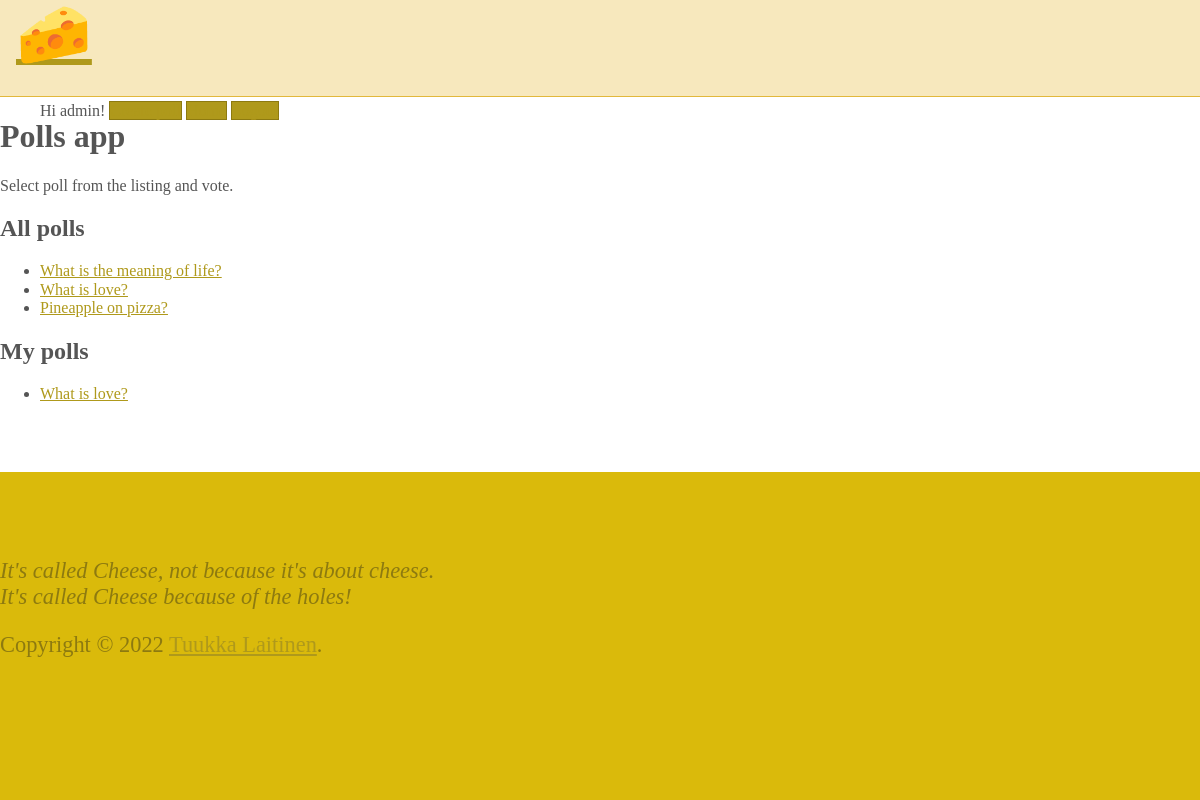
The app's page / (signed in) with its own data.
### polls/models.py (models this page shows, shortened)
class Question(models.Model):
	question_text = models.CharField(max_length=200)
	pub_date = models.DateTimeField('date published')
	owner = models.ForeignKey(User, on_delete=models.CASCADE)

### polls/views.py (the view)
# urls.py: path('', view=views.index, name='index'),
def index(request):
	if request.user.is_authenticated:
		users_questions = Question.objects.filter(owner__username = request.user.username)
		question_list = Question.objects.all()
		return render(request, 'polls/index.html', {
			'question_list': question_list,
			'user': request.user,
			'users_questions': users_questions
			})
	return HttpResponseRedirect('login')

### polls/templates/polls/index.html
{% extends 'base.html' %}
{% block content %}
<h1>Polls app</h1>
<p>Select poll from the listing and vote.</p>
<h2>All polls</h2>
{% if question_list %}
<ul>
{% for question in question_list %}
    <li><a href="/{{ question.id }}">{{ question.question_text }}</a></li>
{% endfor %}
</ul>
{% endif %}
<h2>My polls</h2>
{% if users_questions %}
<ul>
{% for question in users_questions %}
    <li><a href="/{{ question.id }}">{{ question.question_text }}</a></li>
{% endfor %}
</ul>
{% else %}
<p>No polls available.</p>
{% endif %}
{% endblock %}

### polls/templates/base.html (shortened to what this page needs)
{% load static %}
<!DOCTYPE html>
<html lang="en">
<head>
    <link rel="stylesheet" href="https://cdnjs.cloudflare.com/ajax/libs/normalize/8.0.1/normalize.css" />
    <link rel="stylesheet" href="https://cdnjs.cloudflare.com/ajax/libs/milligram/1.4.1/milligram.css" />
    <link rel="stylesheet" type="text/css" href="{% static 'polls/style.css' %}" />
</head>
<body>
    <nav>
        <div class="container">
            <a class="logo" href="{% url 'polls:index' %}">🧀</a>
            <ul class="navigation-list float-right">
                {% if user.is_authenticated %}
                <li><span>Hi {{ user.username }}!</span></li>
                {% endif %}
                <li><a class="button" href="{% url 'polls:create' %}">Create poll</a></li>
                <li><a class="button" href="{% url 'polls:index' %}">Home</a></li>
                {% if user.is_authenticated %}
                <li><a class="button" href="/logout">Logout</a></li>
                {% else %}
                <li><a class="button" href="/login">Login</a></li>
                {% endif %}
            </ul>
        </div>
    </nav>
    <div class="container">
        {% block content %}{% endblock %}
    </div>
    <footer class="footer">
        <div class="container">
                <p><em>It's called Cheese, not because it's about cheese.<br/>
                    It's called Cheese because of the holes!</em></p>
            <span>Copyright © 2022 <a class="Link" href="https://github.com/tuukkalai" rel="noopener" target="_blank">Tuukka Laitinen</a>.</span>
        </div>
    </footer>
</body>
</html>

### polls/static/polls/style.css (style rules this page uses)
body { color: #555; position: relative; min-height: 100vh; }
body::after { content: ''; display: block; height: 200px; }
a { color: #af991b; }
nav { background-color: #f7e8bd; border-bottom: .1rem solid #e2b83b; height: 6rem; margin-bottom: 1rem; }
nav .logo { font-size: 3.8rem; padding-left: 1rem; }
nav .navigation-list { list-style-type: none; padding-top: 1rem; }
nav .navigation-list > li { display: inline; margin-top: 10px; }
.button, button, input[type="button"], input[type="reset"], input[type="submit"] { background-color: #af991b; border: 0.1rem solid #8d7a10; }
.footer { position: absolute; bottom: 0; height: 200px; background: #daba0b; color: #8d7a10; display: block; font-size: 1.4rem; max-width: 100%; padding: 4rem 0; width: 100%; }

### records on screen
Question: question_text "What is the meaning of life?"
Question: question_text "What is love?"
Question: question_text "Pineapple on pizza?"

### other values on screen
{{ user.username }} "admin"
